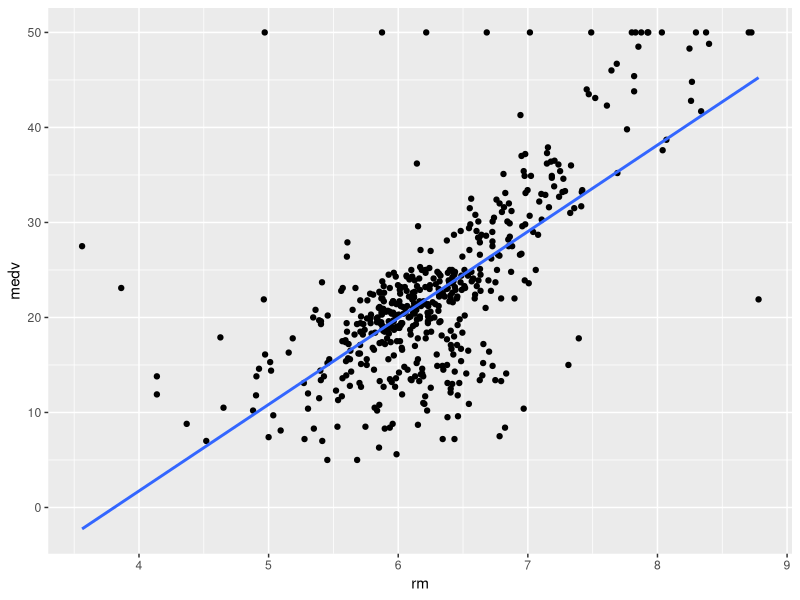
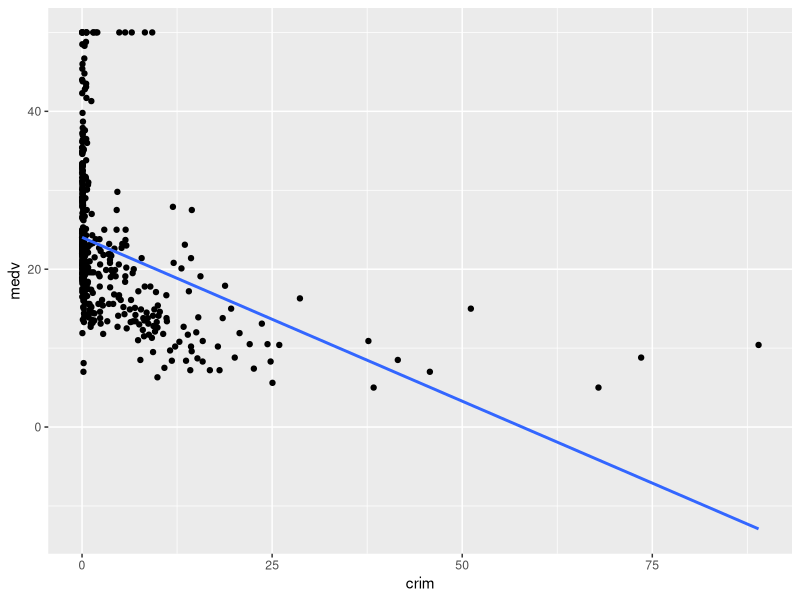
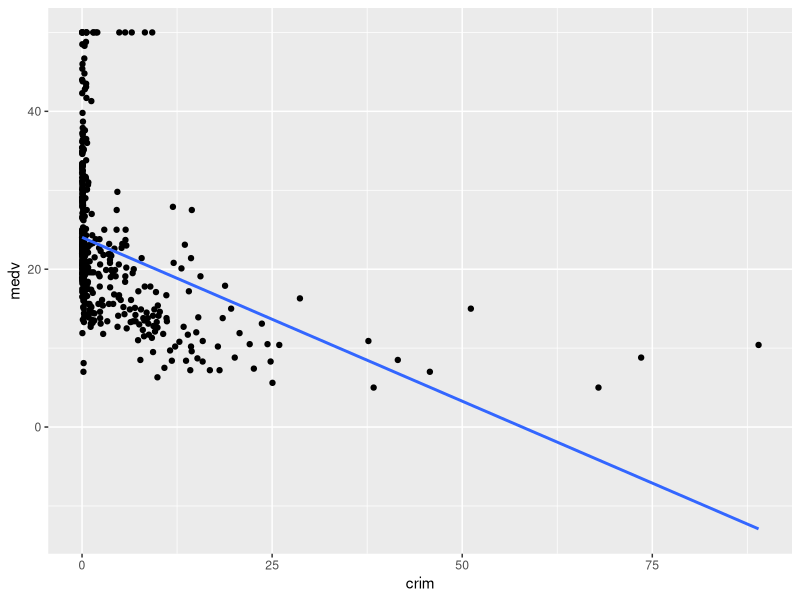
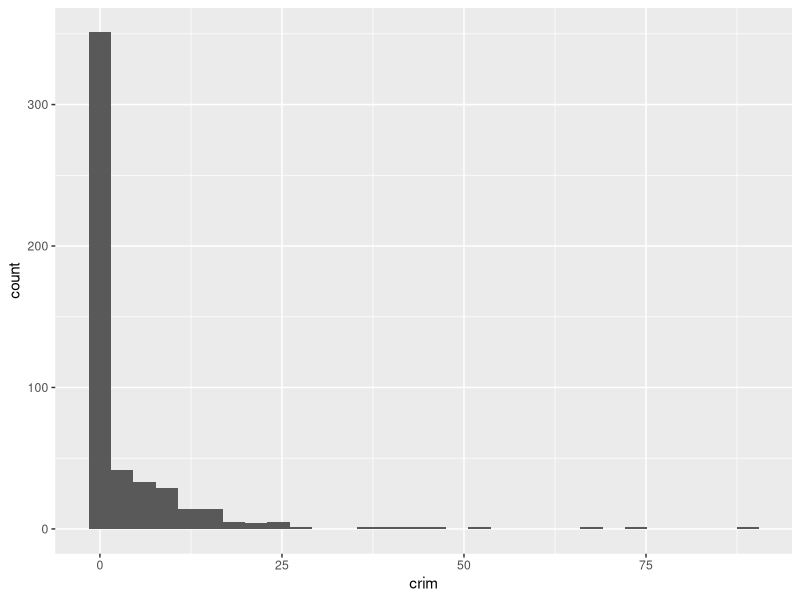

Reproduce these figures in R, in order.
## ---- chunk 1
library("ggplot2") #install/library necessary stuff
library("MASS")
ggplot(data=Boston) + aes(x=rm, y=medv) + geom_point() + 
       geom_smooth(method="lm", se=FALSE) #make some plots
ggplot(data=Boston) + aes(x=crim, y=medv) + geom_point() + 
       geom_smooth(method="lm", se=FALSE) #makes another plot
## ---- chunk 2
ggplot(data=Boston) + aes(x=crim, y=medv) + geom_point() + 
       geom_smooth(method="lm", se=FALSE) #makes another plot
## ---- chunk 3
histo <- ggplot(data=Boston,aes(x=crim)) +geom_histogram()
histo #make a histogram
## ---- chunk 4
summary(Boston$crim) #summary of crime
## ---- chunk 5
lmOut <- lm(medv ~ crim, data = Boston) #do a linear regression
summary(lmOut) #read that linear regression
## ---- chunk 6
lmOut <- lm(medv ~ crim+rm+dis, data = Boston) #do a multivariate lr
summary(lmOut) #read it
## ---- chunk 7
# crim and rm have a significant effect on medv, but dis does not, with p value of 0.38.
## ---- chunk 8
predDF <- data.frame(crim = 0.26, dis=3.2, rm=6.2) #stores values to predict
predDF 
## ---- chunk 9
predict(lmOut,predDF) #predicts

